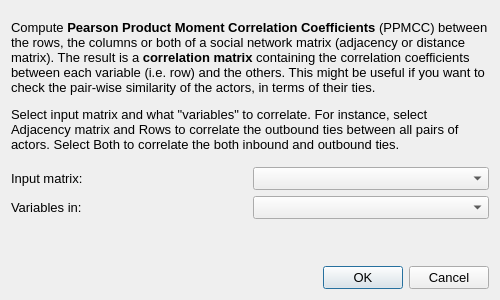
<?xml version="1.0" encoding="UTF-8"?>
<ui version="4.0">
 <class>DialogSimilarityPearson</class>
 <widget class="QDialog" name="DialogSimilarityPearson">
  <property name="enabled">
   <bool>true</bool>
  </property>
  <property name="geometry">
   <rect>
    <x>0</x>
    <y>0</y>
    <width>500</width>
    <height>300</height>
   </rect>
  </property>
  <property name="sizePolicy">
   <sizepolicy hsizetype="MinimumExpanding" vsizetype="MinimumExpanding">
    <horstretch>0</horstretch>
    <verstretch>0</verstretch>
   </sizepolicy>
  </property>
  <property name="minimumSize">
   <size>
    <width>500</width>
    <height>300</height>
   </size>
  </property>
  <property name="maximumSize">
   <size>
    <width>600</width>
    <height>600</height>
   </size>
  </property>
  <property name="font">
   <font>
    <pointsize>10</pointsize>
   </font>
  </property>
  <property name="windowTitle">
   <string>Pearson Correlations</string>
  </property>
  <layout class="QVBoxLayout" name="verticalLayout">
   <item>
    <widget class="QLabel" name="description">
     <property name="sizePolicy">
      <sizepolicy hsizetype="MinimumExpanding" vsizetype="MinimumExpanding">
       <horstretch>0</horstretch>
       <verstretch>0</verstretch>
      </sizepolicy>
     </property>
     <property name="minimumSize">
      <size>
       <width>400</width>
       <height>150</height>
      </size>
     </property>
     <property name="text">
      <string>&lt;html&gt;&lt;head/&gt;&lt;body&gt;&lt;p&gt;Compute &lt;span style=&quot; font-weight:600;&quot;&gt;Pearson Product Moment Correlation Coefficients&lt;/span&gt; (PPMCC) between the rows, the columns or both of a social network matrix (adjacency or distance matrix). The result is a &lt;span style=&quot; font-weight:600;&quot;&gt;correlation matrix &lt;/span&gt;containing the correlation coefficients between each variable (i.e. row) and the others. This might be useful if you want to check the pair-wise similarity of the actors, in terms of their ties. &lt;/p&gt;&lt;p&gt;Select input matrix and what &amp;quot;variables&amp;quot; to correlate. For instance, select Adjacency matrix and Rows to correlate the outbound ties between all pairs of actors. Select Both to correlate the both inbound and outbound ties.&lt;/p&gt;&lt;/body&gt;&lt;/html&gt;</string>
     </property>
     <property name="textFormat">
      <enum>Qt::RichText</enum>
     </property>
     <property name="wordWrap">
      <bool>true</bool>
     </property>
    </widget>
   </item>
   <item>
    <layout class="QHBoxLayout" name="horizontalLayout">
     <item>
      <widget class="QLabel" name="label_2">
       <property name="text">
        <string>Input matrix:</string>
       </property>
      </widget>
     </item>
     <item>
      <widget class="QComboBox" name="matrixSelect">
       <property name="minimumSize">
        <size>
         <width>200</width>
         <height>0</height>
        </size>
       </property>
       <property name="focusPolicy">
        <enum>Qt::StrongFocus</enum>
       </property>
       <property name="toolTip">
        <string>&lt;html&gt;&lt;head/&gt;&lt;body&gt;&lt;p&gt;&lt;span style=&quot; font-weight:600;&quot;&gt;Adjacency:&lt;/span&gt; Use the active network's adjacency matrix as input to correlate ties between all pairs of actors. &lt;/p&gt;&lt;p&gt;&lt;span style=&quot; font-weight:600;&quot;&gt;Distances:&lt;/span&gt; Use the active network's geodedic distances matrix to correlate distances between all pairs of actors.&lt;/p&gt;&lt;/body&gt;&lt;/html&gt;</string>
       </property>
      </widget>
     </item>
    </layout>
   </item>
   <item>
    <layout class="QHBoxLayout" name="horizontalLayout_2">
     <item>
      <widget class="QLabel" name="label_3">
       <property name="text">
        <string>Variables in:</string>
       </property>
      </widget>
     </item>
     <item>
      <widget class="QComboBox" name="variablesLocationSelect">
       <property name="minimumSize">
        <size>
         <width>200</width>
         <height>0</height>
        </size>
       </property>
       <property name="focusPolicy">
        <enum>Qt::StrongFocus</enum>
       </property>
       <property name="toolTip">
        <string>&lt;html&gt;&lt;head/&gt;&lt;body&gt;&lt;p&gt;&lt;span style=&quot; font-weight:600;&quot;&gt;Rows: &lt;/span&gt;Correlate outbound ties (or distances, depending on the selected matrix above) between pairs of actors.&lt;/p&gt;&lt;p&gt;&lt;span style=&quot; font-weight:600;&quot;&gt;Columns: &lt;/span&gt;Correlate inbound ties (or distances, depending on the selected matrix above) between pairs of actors.&lt;/p&gt;&lt;p&gt;&lt;span style=&quot; font-weight:600;&quot;&gt;Both: &lt;/span&gt; Correlate both outbound and inbound ties (or distances, depending on the selected matrix above) between pairs of actors.&lt;/p&gt;&lt;p&gt;&lt;br/&gt;&lt;/p&gt;&lt;/body&gt;&lt;/html&gt;</string>
       </property>
      </widget>
     </item>
    </layout>
   </item>
   <item>
    <spacer name="verticalSpacer">
     <property name="orientation">
      <enum>Qt::Vertical</enum>
     </property>
     <property name="sizeHint" stdset="0">
      <size>
       <width>20</width>
       <height>40</height>
      </size>
     </property>
    </spacer>
   </item>
   <item>
    <widget class="QDialogButtonBox" name="buttonBox">
     <property name="font">
      <font>
       <pointsize>10</pointsize>
      </font>
     </property>
     <property name="orientation">
      <enum>Qt::Horizontal</enum>
     </property>
     <property name="standardButtons">
      <set>QDialogButtonBox::Cancel|QDialogButtonBox::Ok</set>
     </property>
    </widget>
   </item>
  </layout>
 </widget>
 <resources/>
 <connections/>
</ui>
